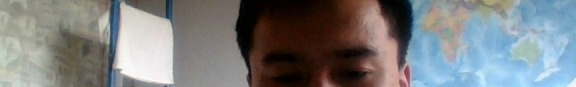
#> input picture crop.jpg, 576 x 87 px
$ python camera.py
#> lines starting #> are read from the running program, lines starting #| are printed output that depends on the picture; after the words box and inside, x2 and y2 are one past the last pixel; in counts of white or black regions, pixels touching at a corner belong together
import cv2
import pytesseract as pyt

img = cv2.imread("crop.jpg")
#> img is the input picture: shape (87, 576, 3); mean B, G, R 127.5, 126.2, 123.8

gray = cv2.cvtColor(img, cv2.COLOR_RGB2GRAY)
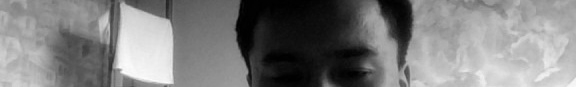
#> gray: shape (87, 576); min 0, max 253, mean 126.3

ret, thresh_value = cv2.threshold(gray,90,255,cv2.THRESH_BINARY_INV)
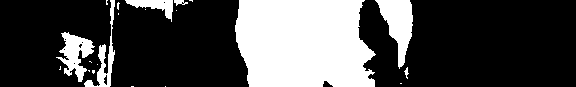
#> thresh_value: shape (87, 576); 28.4% white; 21 white regions (14 under 20 px), largest, box (x1, y1, x2, y2) and area: (235, 0, 376, 87) 10800, (375, 0, 413, 69) 1318, (56, 32, 95, 82) 894

pyt.pytesseract_cmd = r"C:\Program Files\Tesseract-OCR\tesseract.exe"

print(pyt.image_to_string(thresh_value, lang='eng'))
#> (this line was passed over: pytesseract is not available in this run)
#cv2.imshow("Result", thresh_value)
#cv2.waitKey(0)

$ run again, with 1.PNG saved as crop.jpg
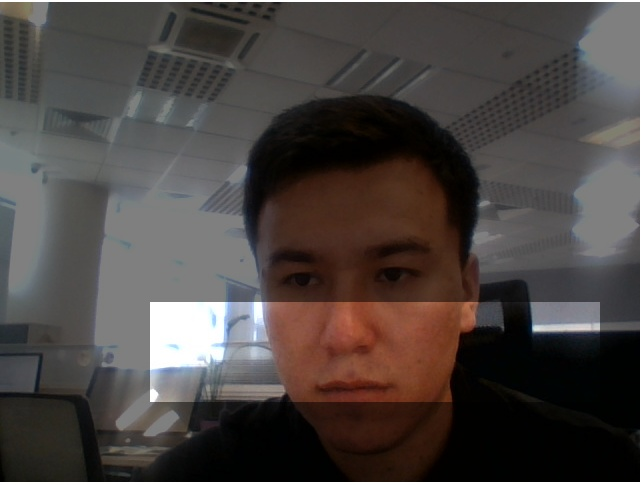
#> input picture 1.PNG, 642 x 485 px
#> img is the input picture: shape (485, 642, 3); mean B, G, R 66, 68.5, 74.9
#> `gray = cv2.cvtColor(img, cv2.COLOR_RGB2GRAY)`:
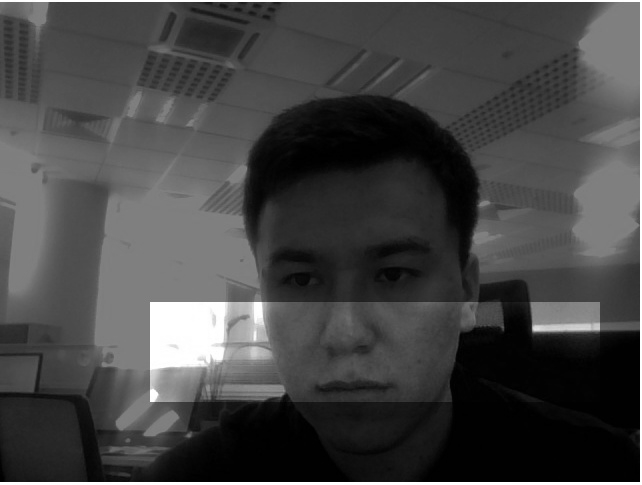
#> gray: shape (485, 642); min 0, max 255, mean 68.5
#> `ret, thresh_value = cv2.threshold(gray,90,255,cv2.THRESH_BINARY_INV)`:
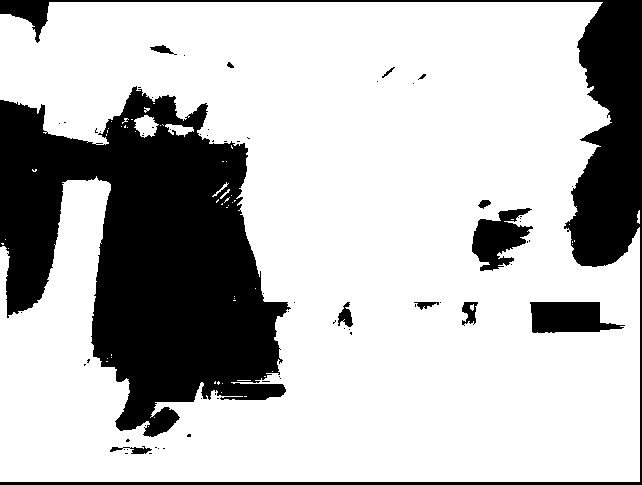
#> thresh_value: shape (485, 642); 73.8% white; 68 black regions (55 under 20 px), largest, box (x1, y1, x2, y2) and area: (0, 86, 291, 437) 56981, (0, 0, 642, 485) 19179, (530, 302, 625, 333) 2194
